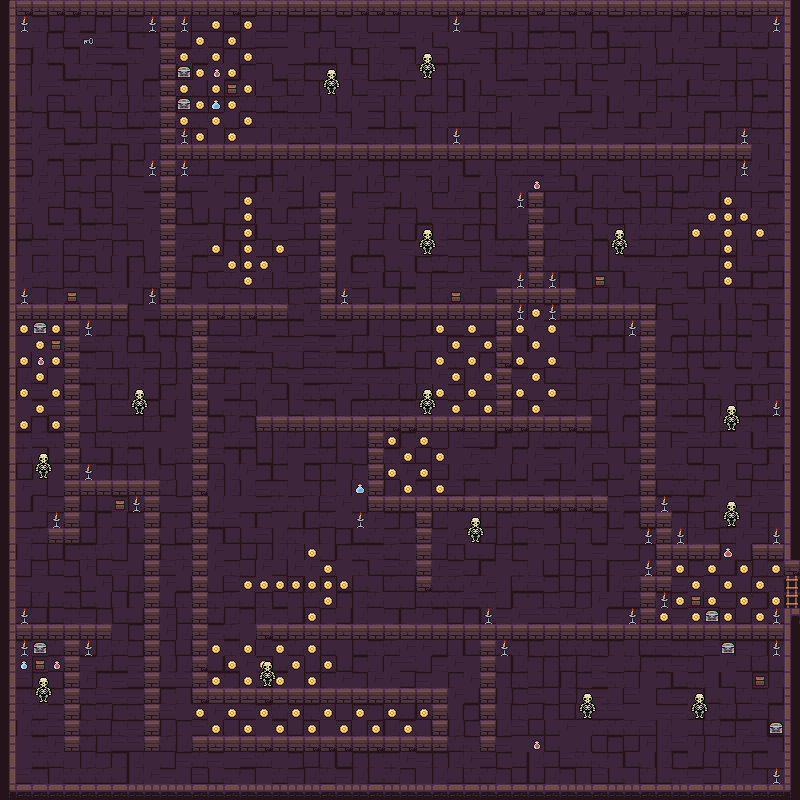

A level layout from a 2D game, rendered from its tile map. Below: a short description, then the map file with tile-grid data replaced by summaries:
An orthogonal 50x50 tile map with 16x16 px tiles, 11 tile layers (bottom, ammo, start, hp, ...), 3 tilesets.

<map version="1.10" tiledversion="1.10.2" orientation="orthogonal" renderorder="right-down" width="50" height="50" tilewidth="16" tileheight="16" infinite="0" nextlayerid="12" nextobjectid="1">
 <properties>
  <property name="inside" type="bool" value="true" />
 </properties>
 <tileset firstgid="1" source="../tileSets/tilesetsDungeon/Dungeon_Tileset.tsx" />
 <tileset firstgid="101" source="../tileSets/tilesetsDungeon/Dungeon_Monster.tsx" />
 <tileset firstgid="197" source="../tileSets/tilesetsAussenwelt/plains.tsx" />
 <layer id="1" name="bottom" width="50" height="50">
  <properties>
   <property name="render" value="below" />
  </properties>
  <data>[2500 cells, 2500 non-empty, 12 distinct tile ids]</data>
 </layer>
 <layer id="11" name="ammo" width="50" height="50">
  <data>[2500 cells, 9 non-empty, 1 distinct tile ids]</data>
 </layer>
 <layer id="8" name="start" width="50" height="50">
  <properties>
   <property name="inside" type="bool" value="true" />
  </properties>
  <data>[2500 cells, 1 non-empty, 1 distinct tile ids]</data>
 </layer>
 <layer id="9" name="hp" width="50" height="50">
  <data>[2500 cells, 5 non-empty, 2 distinct tile ids]</data>
 </layer>
 <layer id="10" name="speed" width="50" height="50">
  <data>[2500 cells, 4 non-empty, 3 distinct tile ids]</data>
 </layer>
 <layer id="7" name="teleporter" width="50" height="50">
  <properties>
   <property name="destination" value="LEVEL4" />
  </properties>
  <data>[2500 cells, 2 non-empty, 1 distinct tile ids]</data>
 </layer>
 <layer id="2" name="walls" width="50" height="50">
  <properties>
   <property name="render" value="below" />
  </properties>
  <data>[2500 cells, 522 non-empty, 19 distinct tile ids]</data>
 </layer>
 <layer id="3" name="coins" width="50" height="50">
  <data>[2500 cells, 133 non-empty, 1 distinct tile ids]</data>
 </layer>
 <layer id="4" name="torch" width="50" height="50">
  <data>[2500 cells, 41 non-empty, 1 distinct tile ids]</data>
 </layer>
 <layer id="5" name="enemy" width="50" height="50">
  <data>[2500 cells, 14 non-empty, 1 distinct tile ids]</data>
 </layer>
 <layer id="6" name="chests" width="50" height="50">
  <data>[2500 cells, 7 non-empty, 1 distinct tile ids]</data>
 </layer>
</map>
